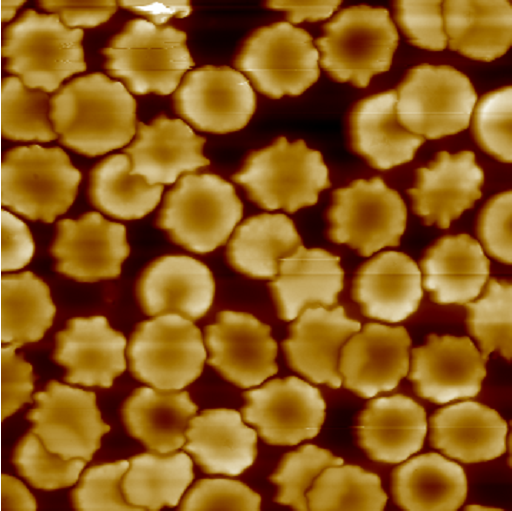
#> input picture python/project(CS)/unhealth2.bmp, 512 x 511 px, given in place of 1_1.bmp, which was not available
$ python arrange_radius.py   (older library calls are emulated)
#> lines starting #> are read from the running program, lines starting #| are printed output that depends on the picture; after the words box and inside, x2 and y2 are one past the last pixel; in counts of white or black regions, pixels touching at a corner belong together; pictures that were not available may be replaced by others from this repository, and a replacement may not be noted
### python/project(CS)/filters.py
from copy import copy
import pickle
import cv2
import numpy as np
import matplotlib.pyplot as plt
import multiprocessing as mult
import os
from time import time

from draw_and_show import showCV

dfir=[[1,0],[-1,0],[0,1],[0,-1],[1,1],[-1,1],[1,-1],[-1,-1]]
Rrange=[10,40]

#===================
def Sobelfilter(gray):
    sobelx = cv2.Sobel(gray,cv2.CV_64F,1,0,ksize=3)
    sobely = cv2.Sobel(gray,cv2.CV_64F,0,1,ksize=3)
    image_Sobel = np.uint8(np.absolute(sobely))
    x = cv2.convertScaleAbs(sobelx)
    y = cv2.convertScaleAbs(sobely)
    image_Sobel = cv2.addWeighted(x,0.5,y,0.5,0)
    return image_Sobel
#======================

#======================
# [261 lines left out: functions Cannyedge, cut_graph, cell_cut, clear_white_edge, trace_base_board, seperate_continent and 1 more, not called in this run]
#==================================================

# [15 lines that do not run on import are left out]


### python/project(CS)/arrange.py
import cv2
import numpy as np
import matplotlib.pyplot as plt
from find import find, trace, take_line
from filters import Sobelfilter, Cannyedge


dirac=[[1,0],[0,1],[1,1],[1,-1]]


# [13 lines left out: functions showCV, get_rough_centers, not called in this run]

def HighCircle(todraw,sobel,onebit,index_of_circle,Rrange,visible=False):
    #circles = cv2.HoughCircles(sobel,cv2.HOUGH_GRADIENT,1,80,param1=10,param2=30,minRadius=Rrange[0],maxRadius=Rrange[1])
    circles = cv2.HoughCircles(sobel,cv2.HOUGH_GRADIENT,1,1000,param1=10,param2=1,minRadius=Rrange[0],maxRadius=Rrange[1])
    circles = np.uint16(np.around(circles))
    center = []
    for i in circles[0,:]:
        rad = (i[0],i[1]),i[2],(0,255,0),2
        center.append([i[0],i[1]])
        if(visible):
            if(len(center)-1==index_of_circle):
                cv2.circle(todraw,(i[0],i[1]),i[2],(0,0,255),2) # draw the outer circle
                cv2.circle(todraw,(i[0],i[1]),2,(0,0,255),3) # draw the center of the circle

    if(visible):
        cv2.imshow('detected circles',todraw)
        cv2.waitKey(0)
        cv2.destroyAllWindows()

    for i in range(len(center)):
        if(i==index_of_circle):
            #print(center[i])
            center[i] = find(onebit,center[i])
            #print(center[i])
            cv2.circle(todraw,(center[i][0],center[i][1]),2,(0,255,0),3) # draw the center of the circle
            break

    if(visible):
        cv2.imshow('detected circles',todraw)
        cv2.waitKey(0)
        cv2.destroyAllWindows()
    return center

def Radiuscal(todraw,bright,center,Pixellength,visible=False):
    all_Radius = []

    init = 0
    InRadius , OutRadius = 0 , 0
    in_Radius = [[] for i in range(4)]
    out_Radius = [[] for i in range(4)]
    for index in range(len(bright)):
        start_offset=-int(center[index])
        ending=len(bright[index])+start_offset
        cv2.line(todraw,(center[0]+start_offset*dirac[index][0],center[1]+start_offset*dirac[index][1]),(center[0]+ending*dirac[index][0],center[1]+ending*dirac[index][1]),(255,255,255),2)

        r = np.linspace(0,Pixellength*len(bright[index]),len(bright[index]))

        tmp = trace(bright[index],center[index])
        min_center = tmp[1],bright[index][tmp[1]]
        max_left = tmp[0],bright[index][tmp[0]]
        max_right = tmp[2],bright[index][tmp[2]]

        in_height = np.mean([min_center[1],min_center[1],max_right[1],max_left[1]])
        out_height = np.mean([init,init,max_right[1],max_left[1]])

        for i in range(len(bright[index])-1):
            if((bright[index][i]-in_height)*(bright[index][i+1]-in_height)<=0 and i>=max_left[0] and i<=max_right[0]):
                in_Radius[index].append(i)
                cv2.circle(todraw,(center[0]+(start_offset+i)*dirac[index][0],center[1]+(start_offset+i)*dirac[index][1]),2,(0,0,255),3)

            elif(i==min_center[0]):
                in_Radius[index].append(i)
                #cv2.circle(todraw,(center[0]+(start_offset+i)*dirac[index][0],center[1]+(start_offset+i)*dirac[index][1]),2,(0,0,255),3)

            if((bright[index][i]-out_height)*(bright[index][i+1]-out_height)<=0):
                out_Radius[index].append(i)

            elif(i==min_center[0]):
                out_Radius[index].append(i)
                #cv2.circle(todraw,(center[0]+(start_offset+i)*dirac[index][0],center[1]+(start_offset+i)*dirac[index][1]),2,(0,0,255),3)
        # print(in_Radius)
        # print(out_Radius)
        ans = [in_Radius[index][in_Radius[index].index(min_center[0])-1],in_Radius[index][in_Radius[index].index(min_center[0])+1]]
        for i in range(len(out_Radius[index])):
            if(out_Radius[index][i]>=ans[0]):
                ans.append(out_Radius[index][i-1])
                cv2.circle(todraw,(center[0]+(start_offset+ans[len(ans)-1])*dirac[index][0],center[1]+(start_offset+ans[len(ans)-1])*dirac[index][1]),2,(0,0,255),3)
                break

        for j in range(i,len(out_Radius[index])):
            if(out_Radius[index][j]>ans[1]):
                ans.append(out_Radius[index][j])
                cv2.circle(todraw,(center[0]+(start_offset+ans[len(ans)-1])*dirac[index][0],center[1]+(start_offset+ans[len(ans)-1])*dirac[index][1]),2,(0,0,255),3)
                break
        #print(ans)
        if(index==2 or index==3):
            c = (2)**0.5
        else:
            c = 1
        r = c*r

        h = Pixellength
        # all_Radius.append((ans[1]-ans[0])/(ans[3]-ans[2]))

        # all_Radius.append(c*(ans[1]-ans[0])*h)
        # all_Radius.append(c*(ans[3]-ans[2])*h)


        all_Radius.append(c*abs(ans[0]-min_center[0])*h)
        all_Radius.append(c*abs(max_right[0]-min_center[0])*h)
        all_Radius.append(c*abs(ans[1]-min_center[0])*h)
        all_Radius.append(c*abs(ans[2]-min_center[0])*h)
        all_Radius.append(c*abs(max_left[0]-min_center[0])*h)
        all_Radius.append(c*abs(ans[3]-min_center[0])*h)


        # [11 lines of commented-out code are left out]

        InRadius , OutRadius = InRadius+c*(ans[1]-ans[0])*h/4 ,  OutRadius+c*(ans[3]-ans[2])*h/4

        # [8 lines of commented-out code are left out]

        if(visible):
            print("\nMin pos and value:\n   ", end="")
            print(r[min_center[0]],min_center[1])
            print("Max-right pos and value:\n   ", end="")
            print(r[max_right[0]],max_right[1])
            print("Max-left pos and value:\n   ", end="")
            print(r[max_left[0]],max_left[1])
            plt.subplot(221+index)
            plt.scatter([init,r[min_center[0]],r[max_right[0]],r[max_left[0]]],[init,min_center[1],max_right[1],max_left[1]],color = "r")
            plt.title("Calculate Bright")
            plt.xlabel("width (\u03BCm)")
            plt.ylabel("brightness")
            #plt.plot([r[0],r[-1]],[init,init],color = "r")
            plt.plot([r[ans[0]],r[ans[1]]],[in_height,in_height],"-o",label = "in")
            plt.plot([r[ans[2]],r[ans[3]]],[out_height,out_height],"-o",label = "out")
            #print(len(r),len(bright[index]))
            plt.plot(r,bright[index])
            plt.legend()

    if(visible):
        plt.tight_layout()
        plt.show()
        plt.clf()
        showCV('hey',todraw)
    return InRadius , OutRadius , all_Radius

# [5 lines left out: function draw_line, not called in this run]


# [85 lines that do not run on import are left out]

### python/project(CS)/find.py
import cv2
import numpy as np
import matplotlib.pyplot as plt
from scipy.optimize import curve_fit as fit


#use to correct the center of the RBC
def find(onebit,original_center):

    #declare new center=================
    new_center=[]
    for i in range(2):
        new_center.append(original_center[i])
    #===================================
    dire=[1,-1]

    #correct horizontal position
    r_biggest=0
    r_temp=0
    i=0 #perpendicular index
    j=0 #horizonrtal index

    for k in range(2):
        while onebit[original_center[1]+i*dire[k],original_center[0]]==0:
            i+=1
        r_temp+=i
        i=0

    r_biggest=r_temp

    for w in range(2):
        while r_temp>0:
            r_temp=0
            j+=dire[w]

            for k in range(2):
                while onebit[original_center[1]+i*dire[k],original_center[0]+j]==0:
                    i+=1
                r_temp+=i
                i=0

            if r_temp>r_biggest:
                new_center[0]=original_center[0]+j
                r_biggest=r_temp

        r_temp=r_biggest

    #correct perpendicular position
    r_biggest=0
    r_temp=0
    i=0 #horizonrtal index
    j=0 #perpendicular index

    #correct horizontal position
    for k in range(2):
        while onebit[original_center[1],original_center[0]+i*dire[k]]==0:
            i+=1
        r_temp+=i
        i=0

    r_biggest=r_temp

    for w in range(2):
        while r_temp>0:
            r_temp=0
            j+=dire[w]

            for k in range(2):
                while onebit[original_center[1]+j,original_center[0]+i*dire[k]]==0:
                    i+=1
                r_temp+=i
                i=0

            if r_temp>r_biggest:
                new_center[1]=original_center[1]+j
                r_biggest=r_temp

        r_temp=r_biggest

    return new_center

def take_line(gray,center):
    ly=len(gray) #length of colum
    lx=len(gray[0]) #length of row

    line=[]
    centers=[int(center[0]),int(center[1])]

    #row line====================================
    row=[]
    for i in range(lx):
        row.append(int(gray[center[1]][i]))

    #colum line====================================
    colum=[]
    for i in range(ly):
        colum.append(int(gray[i][center[0]]))

    #slash line of positive slope====================================
    slope_p=[]
    temp_center=[]
    if center[0]<center[1]:
        c=center[0]
    else:
        c=center[1]

    centers.append(c)
    for i in range(2):
        temp_center.append(center[i]-c)

    while temp_center[0]<lx-1 and temp_center[1]<ly-1:
        slope_p.append(gray[temp_center[1]][temp_center[0]])
        for i in range(2):
            temp_center[i]+=1

    #slash line of negative slope====================================
    slope_n=[]

    for i in range(2):
        temp_center[i]=center[i]

    count=0
    while temp_center[0]>0 and temp_center[1]<ly-1:
        temp_center[0]-=1
        temp_center[1]+=1
        count+=1
    centers.append(count)

    while temp_center[0]<lx-1 and temp_center[1]>0:
        slope_n.append(gray[temp_center[1]][temp_center[0]])

        temp_center[0]+=1
        temp_center[1]-=1

    line.append(row)
    line.append(colum)
    line.append(slope_p)
    line.append(slope_n)

    return line,centers

def trace(line_data,center,check=False):

    xx=np.array([i/100000 for i in range(len(line_data))])

    def fun(x,a,b,c,d,e,f,g,h,i):

        return i*x**8+h*x**7+g*x**6+f*x**5+a*x**4+b*x**3+c*x**2+d*x**1+e

    #32 c r 差

    base=20
    d=1

    #fitting right hand========================================
    end=center+base+d+1
    aa=fit(fun,xx[center:end],np.array(line_data[center:end]))[0]

    while fun(xx[end-1],aa[0],aa[1],aa[2],aa[3],aa[4],aa[5],aa[6],aa[7],aa[8])>fun(xx[end-2],aa[0],aa[1],aa[2],aa[3],aa[4],aa[5],aa[6],aa[7],aa[8]):
        end+=d
        aa=fit(fun,xx[center:end],np.array(line_data[center:end]))[0]
        #plt.plot(xx[center:center+int(len(line_data)*(base+n*rate))],fun(xx[center:center+int(len(line_data)*(base+n*rate))],aa[0],aa[1],aa[2],aa[3],aa[4],aa[5],aa[6],aa[7],aa[8]))

    r=end-1
    tem=r
    big=line_data[r]
    for i in range(center,r):
        if line_data[i]>big:
            big=line_data[i]
            tem=i

    r=tem
    #fitting left hand===========================================
    start=center-(base+d)
    aa=fit(fun,xx[start:center+1],np.array(line_data[start:center+1]))[0]

    while fun(xx[start],aa[0],aa[1],aa[2],aa[3],aa[4],aa[5],aa[6],aa[7],aa[8])>fun(xx[start+1],aa[0],aa[1],aa[2],aa[3],aa[4],aa[5],aa[6],aa[7],aa[8]):
        start-=d
        aa=fit(fun,xx[start:center+1],np.array(line_data[start:center+1]))[0]
        #plt.plot(xx[center-int(len(line_data)*(base+n*rate)):center],fun(xx[center-int(len(line_data)*(base+n*rate)):center],aa[0],aa[1],aa[2],aa[3],aa[4],aa[5],aa[6],aa[7],aa[8]))
        #plt.show()

    l=start
    tem=l
    big=line_data[l]

    for i in range(l+1,center+1):
        if line_data[i]>big:
            big=line_data[i]
            tem=i
    l=tem

    if check:
        plt.plot(xx,line_data)
        plt.scatter(xx[center],line_data[center])
        plt.scatter(xx[l],line_data[l])
        plt.scatter(xx[r],line_data[r])
        plt.show()

    return l,center,r

# [16 lines left out: function Circle, not called in this run]


# [44 lines that do not run on import are left out]

### python/project(CS)/arrange_radius.py
import cv2
from arrange import HighCircle,take_line,Radiuscal
from filters import Sobelfilter
import numpy as np

flag = True
while(flag):
    choose = int(input("health or unhealth (0 or 1) : "))
    if(choose==1):
        target = "unhealth"
        #filename=["unhealth1.bmp", "unhealth2.bmp", "unhealth3.bmp", "unhealth4.bmp"]
        filename=["unhealth5.bmp", "unhealth6.bmp", "unhealth7.bmp", "unhealth8.bmp"]
        length = [50, 50, 50, 50]
        # filename=["unhealth9.bmp", "unhealth10.bmp", "unhealth11.bmp", "unhealth12.bmp"]
        # length = [80, 80, 80, 80]
        length = [ 9.4, 10.9,  9.8,  9.8,  9.8,  9.8,  9.8,  9.8,  9.8,  9.4,
                  10.0,  9.4,  9.4, 10.0, 10.0,  9.4, 11.3,  9.4,  9.4, 10.6,
                  11.3, 11.9, 10.6, 10.6, 11.3, 10.0, 11.3, 10.0, 11.9, 10.6,
                  11.3, 10.0, 10.6, 10.6, 10.6, 10.6, 10.0, 11.3, 10.0,  8.8,
                   9.4, 10.0, 10.6]
        flag = False
    elif(choose==0):
        target = "health"
        #filename=["health1.bmp", "health2.bmp"]
        filename=["health3.bmp", "health4.bmp"]
        length = [50, 50]
        length = [ 9.4,  9.4,  8.6,  9.4,  8.6,  9.4, 10.2, 10.2,  9.4,  9.4,
                  10.2,  9.4,  9.4,  8.6,  9.4, 10.2,  9.4, 10.2, 10.2,  8.6,
                  10.2, 10.2,  9.4,  9.4, 10.2, 10.2,  8.6,  9.4, 10.2,  9.4,
                   8.6, 10.2 , 9.4,  8.6,  8.6, 10.2,  9.4,  9.4,  9.4,  8.6]
        flag = False
    else:
        print("please input the correct input!!!\n")
#> this loop made 1 pass; the answer given on pass 1: 1


index = 0
data = []
path = "./erythrocyte/"
from glob import glob
path = ""
filename = glob("D:/program/vscode_workspace/private/data/project_image(CS)/{}/*.bmp".format(target))
name = []
for i, file in enumerate(filename):
    for index_of_circle in range(1):
        try:
            file = "D:/program/vscode_workspace/private/data/project_image(CS)/{}/{}_1.bmp".format(target,str(i+1))
            print(path+file)
            rgb=cv2.imread(path+file)
#> rgb is the input picture: shape (511, 512, 3); mean B, G, R 28.5, 92.2, 140
            todraw=cv2.imread(path+file)
            gray=cv2.imread(path+file,0)
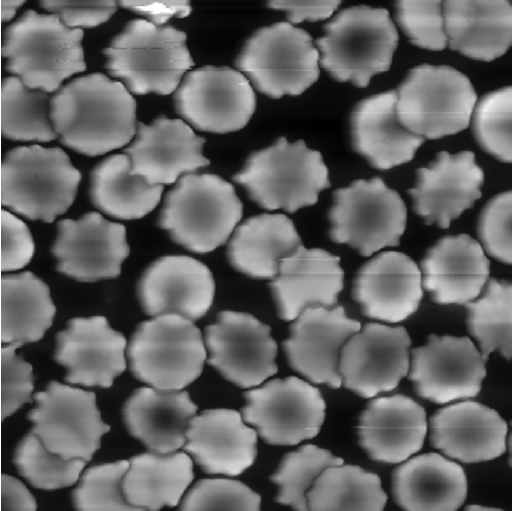
#> gray: shape (511, 512); min 0, max 255, mean 99.2
            onebit=cv2.inRange(gray,90,130)
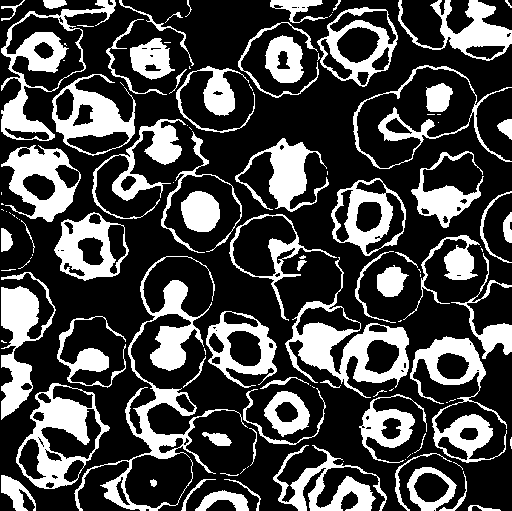
#> onebit: shape (511, 512); 28.1% white; 118 white regions (50 under 20 px), largest, box (x1, y1, x2, y2) and area: (74, 256, 248, 511) 5831, (285, 257, 409, 398) 4559, (1, 0, 116, 141) 3574
            sobel=Sobelfilter(gray)
#> in Sobelfilter, `sobelx = cv2.Sobel(gray,cv2.CV_64F,1,0,ksize=3)`:
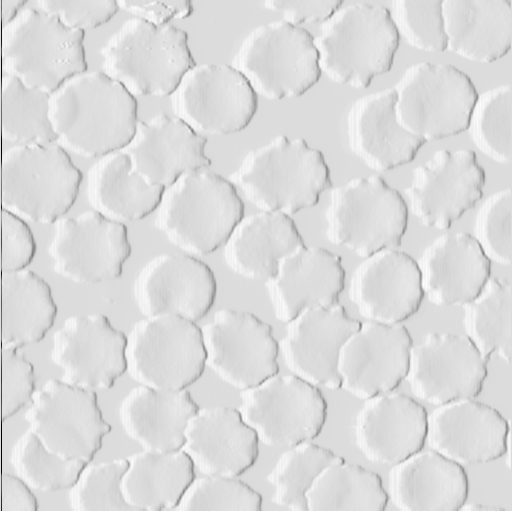
#> sobelx: shape (511, 512) float64; min -970, max 150, mean -1.4; drawn with min black and max white
#> in Sobelfilter, `sobely = cv2.Sobel(gray,cv2.CV_64F,0,1,ksize=3)`:
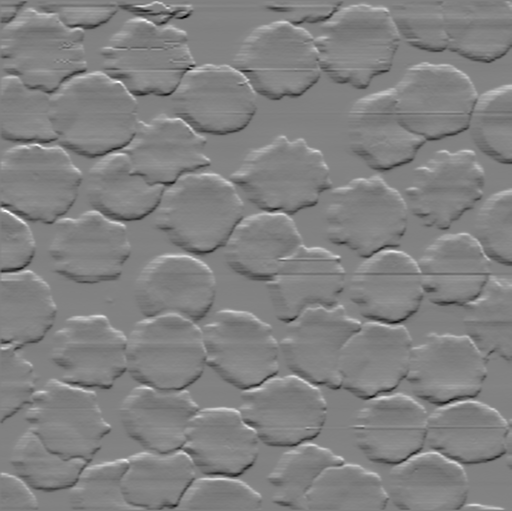
#> sobely: shape (511, 512) float64; min -510, max 492, mean -0.1; drawn with min black and max white
#> in Sobelfilter, `x = cv2.convertScaleAbs(sobelx)`:
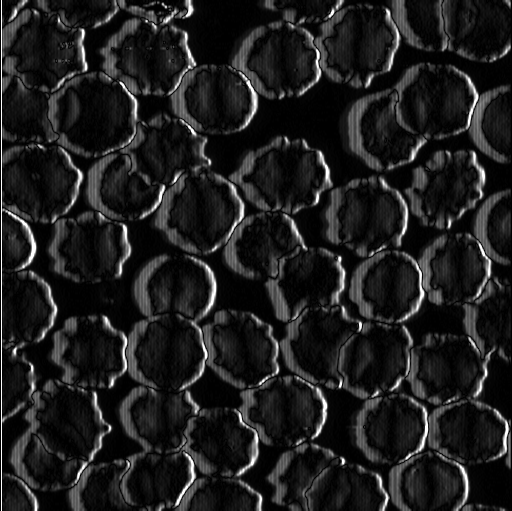
#> x: shape (511, 512); min 0, max 255, mean 30.9
#> in Sobelfilter, `image_Sobel = cv2.addWeighted(x,0.5,y,0.5,0)`:
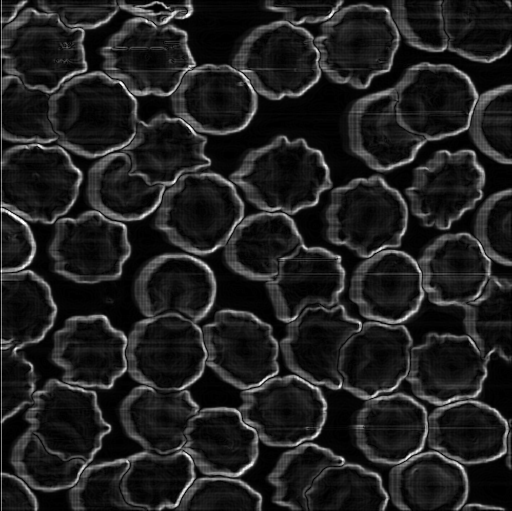
#> image_Sobel: shape (511, 512); min 0, max 255, mean 32.6

            #centers=HighCircle(todraw,sobel,onebit,index_of_circle,[20 , 40])#,True)
            centers=HighCircle(todraw,sobel,onebit,index_of_circle,[230 , 250])#,True)
#> in HighCircle, `circles = cv2.HoughCircles(sobel,cv2.HOUGH_GRADIENT,1,1000,param1=10,p..`: circles = [[249.5, 246.5, 249.4]]
#> in HighCircle, `circles = np.uint16(np.around(circles))`: circles = [[250, 246, 249]]
#> the loop in HighCircle, `for i in circles[0,:]:` made 1 pass
#> rad on pass 1: ((250, 246), 249, (0, 255, 0), 2)
#> after the loop in HighCircle, `for i in circles[0,:]:`: center = [[250, 246]]
#> the loop in HighCircle, `for i in range(len(center)):` made 1 pass
#> dire in find on pass 1: [1, -1]
#> after the loop in HighCircle, `for i in range(len(center)):`: center = [[266, 237]]
#> centers = [[266, 237]]
            center=centers[index_of_circle]
#> center = [266, 237]
            lines,centerI=take_line(gray,center)
#> in take_line, `ly=len(gray)`: ly = 511
#> in take_line, `lx=len(gray[0])`: lx = 512
#> in take_line, `centers=[int(center[0]),int(center[1])]`: centers = [266, 237]
#> after the loop in take_line, `for i in range(lx):`: row = 512 values, max 255 at index 0, min 7 at index 150, mean 95.76
#> after the loop in take_line, `for i in range(ly):`: colum = 511 values, max 194 at index 272, min 4 at index 124, mean 91.01
#> in take_line, `c=center[1]`: c = 237
#> after the loop in take_line, `for i in range(2):`: temp_center = [29, 0]
#> after the loop in take_line, `while temp_center[0]<lx-1 and temp_center[1]<ly-1:`: slope_p = 482 values, max 192 at index 181, min 13 at index 1, mean 110.1; temp_center = [511, 482]
#> after the loop in take_line, `for i in range(2):`: temp_center = [266, 237]
#> after the loop in take_line, `while temp_center[0]>0 and temp_center[1]<ly-1:`: count = 266; temp_center = [0, 503]
#> after the loop in take_line, `while temp_center[0]<lx-1 and temp_center[1]>0:`: slope_n = 503 values, max 255 at index 0, min 6 at index 346, mean 112.2; temp_center = [503, 0]
#> lines = 4 items; centerI = [266, 237, 237, 266]

            Pixellength = length[i]/len(gray[0])
#> Pixellength = 0.0184
            inR,outR,allR=Radiuscal(todraw,lines,centerI,Pixellength,False)
#> the loop in Radiuscal, `for index in range(len(bright)):` made 4 passes
#> (start_offset, ending, r) on passes 1 to 3: (-266, 246, 288), (-237, 274, 272), (-237, 245, 291)
#> after the loop in Radiuscal, `for index in range(len(bright)):`:
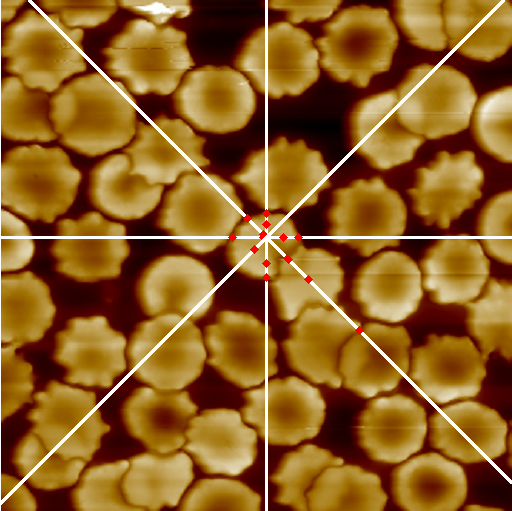
#> todraw: shape (511, 512, 3); mean B, G, R 34.9, 96.6, 143.4
#> after the loop in Radiuscal, `for index in range(len(bright)):`: all_Radius = [0.0551, 0.404, 0.312, 0.624, 0.294, 0.588, 0.239, 0.643, 0.477, 0.441, 0.275, 0.734, 0.0779, 1.4, 0.545, 0.493, 0.208, 2.41]
            print("\nin=",inR)
            print("out=",outR)
            print(allR)
            data.append(allR)
            index += 1
            name.append(file)
        except:
            pass

np.savez("./erythrocyte/"+target+"_single.npz", r = np.array(data), filename = name)
print(index)
f = np.load("./erythrocyte/"+target+"_single.npz")
print(f.files)
print(f[f.files[0]])


# [15 lines of commented-out code are left out]
